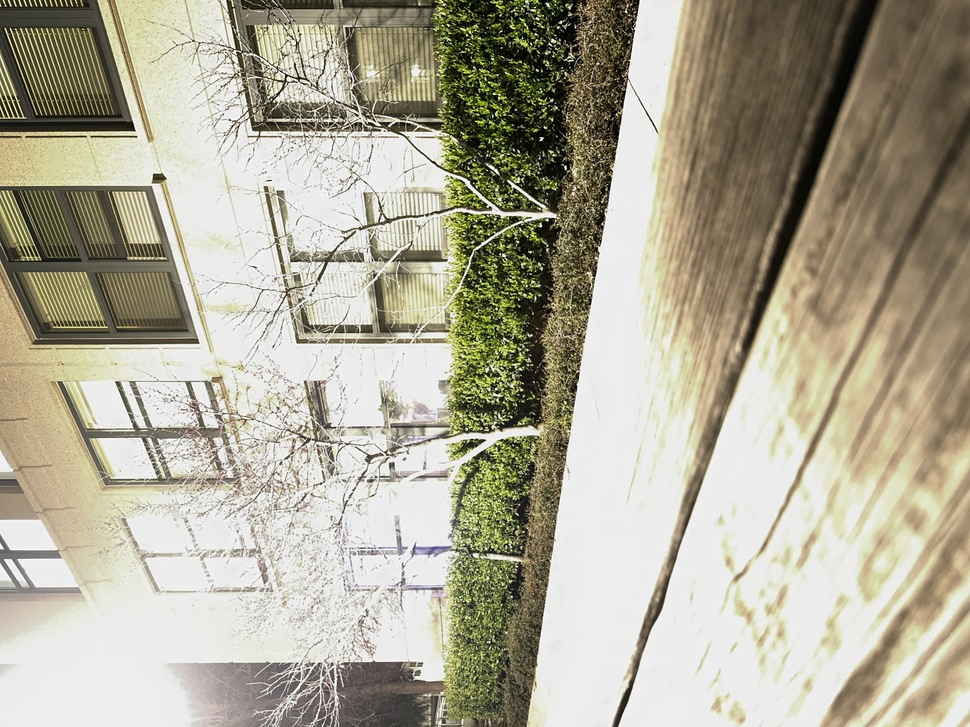
#> input picture new_images/0.JPG, 970 x 727 px, shrunk from 4032 x 3024 before the run, found by its file name; its folder holds only this picture in this run
$ python camera_resp.py
#> lines starting #> are read from the running program, lines starting #| are printed output that depends on the picture
import numpy as np
import cv2
import matplotlib.pyplot as plt
import glob

class CameraRespFunct:
    def __init__(self, path, l, exposureTimes):
        '''
        Inputs:
            path(str): path to folder with images
            l(float): smoothing factor, lambda
            exposureTimes(list): list of exposure times for image array
        '''

        self.images = self.create_imgArr(path)
        self.times = np.array(exposureTimes, dtype=np.float32)

        # self.N = len(self.images)
        # self.H = len(self.images[0])
        # self.W = len(self.images[0][0])
        self.N, self.H, self.W, c = self.images.shape

        self.l = l
        self.Bj = np.log(self.times)

        alignMTB = cv2.createAlignMTB()
        alignMTB.process(self.images, self.images)

    def create_imgArr(self, path):
        """
        Grabs the images given the path to the folder containing the images
        """
        image_list = []

        for i, _ in enumerate(glob.glob(path + "\\" + '*.jpg')):
            im = cv2.imread(path + '\\' + str(i) + '.jpg')
            im = cv2.rotate(im, cv2.ROTATE_90_CLOCKWISE)
            image_list.append(im)
        return np.array(image_list)

    def display_OriginalImages(self):
        """
        Displays the original images
        """
        fig, axs = plt.subplots(1, self.N, figsize = (20,4))
        fig.suptitle('Original Images')
        for i in range(self.N):
            axs[i].imshow(cv2.cvtColor(self.images[i], cv2.COLOR_BGR2RGB))
            axs[i].axis('off')
            exp = np.round(self.times[i], 3)
            axs[i].set_title("Exposure Time = %.3f" % (exp), fontsize = 10)

    def w_funct(self, z):
        """
        Weighting function, given a z, weighs it accordingly
        to how close it is to zmid
        """
        Zmin = 0
        Zmax = 255
        Zmid = (Zmax+Zmin)//2

        if isinstance(z, np.ndarray):
            w = np.zeros_like(z)
            w[z <= Zmid] = (z[z <= Zmid] - Zmin + 1)
            w[z > Zmid] = (Zmax - z[z > Zmid] + 1)
            return w

        else:
            if z <= Zmid:
                return  (z - Zmin + 1)
            else:
                return  (Zmax - z + 1)


    def get_samples(self):
        """
        Gets the sampled pixel values needed to perform SVD
        """
        numPixels = self.H * self.W
        numSamples = 50
        stepSize = int(np.floor(numPixels / numSamples))

        # get the sampled pixel idxs
        samplePixels = np.arange(0,numPixels,stepSize)[:numSamples]

        # get flatten image
        self.flattenedImages = np.array(self.images.reshape(self.N, numPixels, 3),dtype=np.uint8)
        self.flattenedImages = self.flattenedImages.transpose(0,2,1)

        # get the sampled pixel values
        self.ZR = self.flattenedImages[:,2,samplePixels].T
        self.ZG = self.flattenedImages[:,1,samplePixels].T
        self.ZB = self.flattenedImages[:,0,samplePixels].T


    def gsolve(self,Z):
        # this function is a python version of the one provided by Debevec's paper.
        '''
        Solve for camera system response function

        Given a set of pixel values observed for several pixels
        in several images with different exposure times,

        this function returns the imaging system's response function g
        as well as the log film irradiance values
        for the observed pixels

        Inputs:
        Z(i,j) : pixel values of pixel locations number i in image j
        B(j)   : the log delta t for image j
        l   : lambda, the constant that determines the amount of smoothness
        w(z): the weighting function value for pixel value z

        outputs:
        g(z) : log exposure corresponding to pixel value z
        lE(i): the log film irradiance at pixel location i
        '''

        n = 256

        s1, s2 = Z.shape
        A = np.zeros((s1*s2+n+1, n+s1))
        b = np.zeros((A.shape[0],1))

        ## include the data-fitting equations
        k=0
        for i in range(s1):
            for j in range(s2):
                wij = self.w_funct(Z[i,j])
                A[k,Z[i,j]] = wij
                A[k,n+i] = -wij
                b[k] = wij*self.Bj[j]
                k +=1

        # fix the curve by setting its middle value to zero
        A[k,129] = 0
        k +=1

        # include the smoothness equations
        for i in range(1,n-2):
            A[k,i] = self.l*self.w_funct(i+1)
            A[k,i+1] = -2*self.l*self.w_funct(i+1)
            A[k,i+2] = self.l*self.w_funct(i+1)
            k +=1

        # solve the system using SVD
        x = np.linalg.lstsq(A,b,rcond=None)

        x = x[0]
        g = x[:n].flatten()
        lE = x[n:].flatten()

        return g, lE

    def get_camera_resp(self):
        """
        Gets the camera response function for each of the channels
        """
        self.get_samples()

        self.gR, self.lER = self.gsolve(self.ZR)
        self.gG, self.lEG = self.gsolve(self.ZG)
        self.gB, self.lEB = self.gsolve(self.ZB)

        gList = [self.gR, self.gG, self.gB]
        lEList = [self.lER, self.lEG, self.lEB]

        return gList, lEList

    def plot_response(self, axs, r, c):
        px = list(range(0,256))
        axs[r,c].set_title(f"Inverse Response Curve g(Z_ij), lambda = {self.l}")
        axs[r,c].plot(px,np.exp(self.gR),'r')
        axs[r,c].plot(px,np.exp(self.gB),'b')
        axs[r,c].plot(px,np.exp(self.gG),'g')
        axs[r,c].set_ylabel("log Exposure X")
        axs[r,c].set_xlabel("Pixel value Z")

if __name__ == "__main__":
    path = r"C:\Users\audre\OneDrive\Documents\GitHub\EE367_Final_Project\new_images"
    lambdas = np.array([0.01, 0.1, 1, 10, 1000,10000])
    exposures = [1/1, 1/5, 1/13, 1/25, 1/60, 1/100]
    fig, axs = plt.subplots(2,3, figsize = (20, 10))
    for i, l in enumerate(lambdas):
        crf = CameraRespFunct(path, l, exposures)
        g_list, lE_list = crf.get_camera_resp()
        r = i // 3
        c = i % 3
        crf.plot_response(axs, r, c)
#> this loop made 6 passes
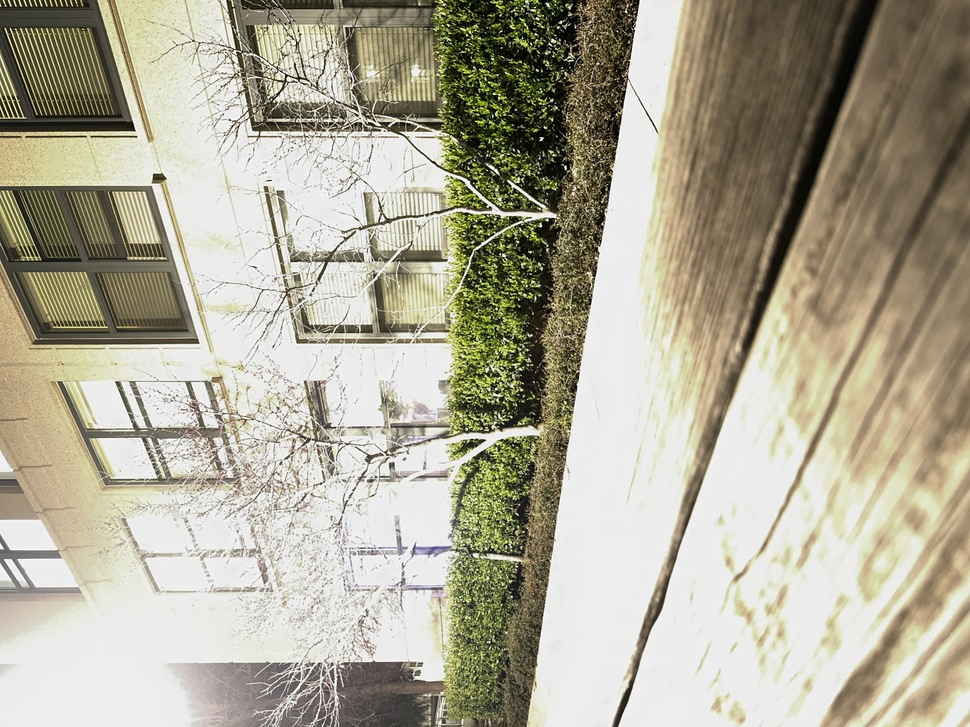
#> input picture new_images/0.JPG, 970 x 727 px, shrunk from 4032 x 3024 before the run, found by its file name
#> pass 1, in create_imgArr, `im = cv2.rotate(im, cv2.ROTATE_90_CLOCKWISE)`:
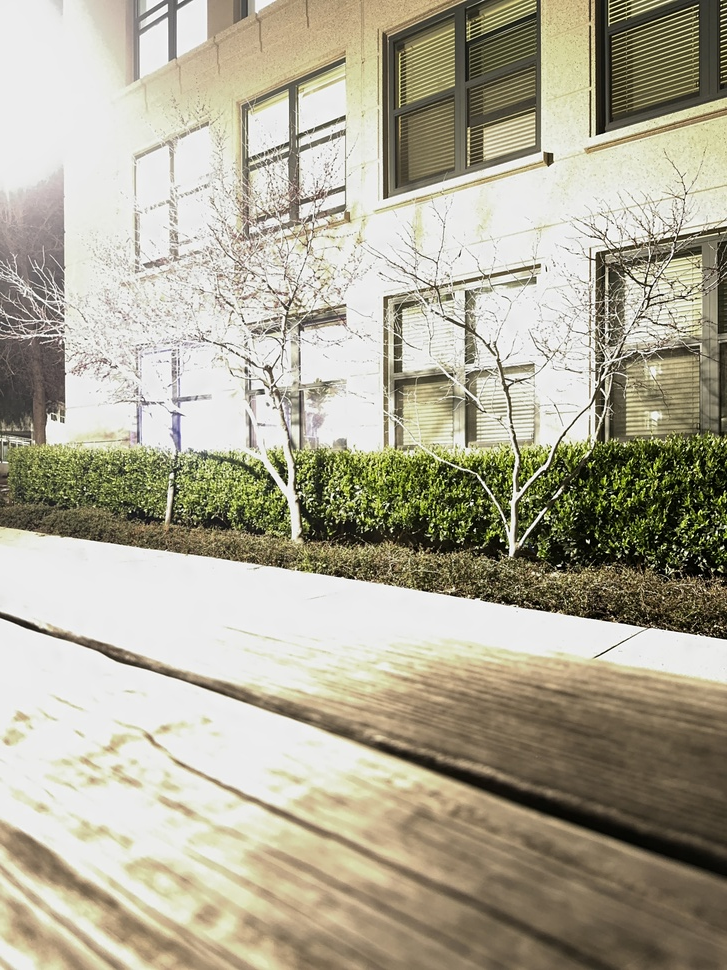
#> im: shape (970, 727, 3); mean B, G, R 150.5, 169.2, 173.9
    plt.show()
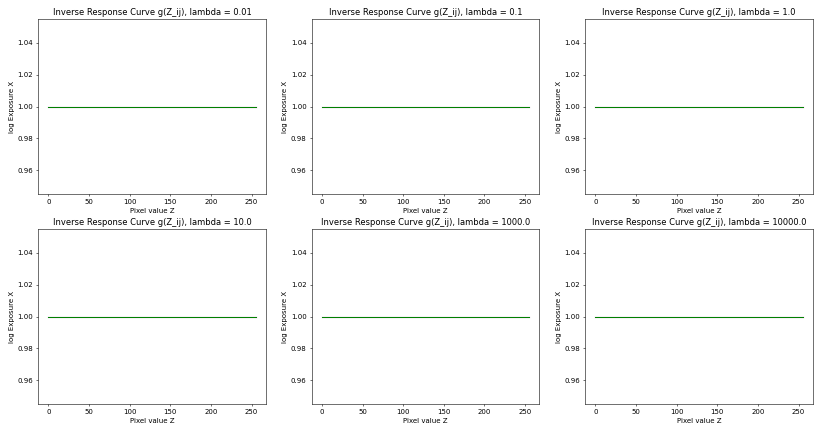
#> figure drawn by matplotlib, 6 panels
